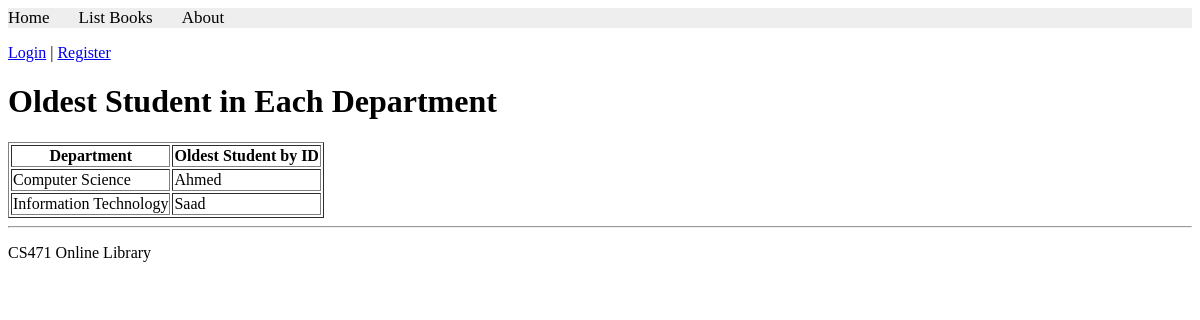
The app's page /books/lab9/task3 with its own data.
### apps/bookmodule/models.py (models this page shows, shortened)
class Department(models.Model):
    name = models.CharField(max_length=100)

class Student(models.Model):
    name = models.CharField(max_length=100)
    card = models.OneToOneField(
        Card,
        on_delete=models.PROTECT,
        related_name='student',
        null=True,
        blank=True
    )
    department = models.ForeignKey(
        Department,
        on_delete=models.CASCADE,
        related_name='students',
        null=True,
        blank=True
    )
    courses = models.ManyToManyField(
        Course,
        related_name='students',
        blank=True
    )

### apps/bookmodule/views.py (the view)
# urls.py: path('lab9/task3', views.lab9_task3, name='books.lab9_task3'),
def lab9_task3(request):
    departments = Department.objects.prefetch_related('students')
    results = []
    for department in departments:
        oldest_student = department.students.order_by('id').first()
        results.append({
            'department': department,
            'oldest_student': oldest_student
        })
    return render(
        request,
        'bookmodule/lab9_task3.html',
        {'results': results}
    )

### apps/templates/bookmodule/lab9_task3.html (shortened to what this page needs)
{% extends "layouts/base.html" %}
{% block content %}
<h1>Oldest Student in Each Department</h1>
<table border="1">
    <tr>
        <th>Department</th>
        <th>Oldest Student by ID</th>
    </tr>
    {% for item in results %}
    <tr>
        <td>{{ item.department.name }}</td>
        <td>
            {% if item.oldest_student %}
                {{ item.oldest_student.name }}
            {% else %}
                No students
            {% endif %}
        </td>
    </tr>
    {% endfor %}
</table>
{% endblock content %}

### records on screen
Department: department.name "Computer Science", oldest_student.name "Ahmed"
Department: department.name "Information Technology", oldest_student.name "Saad"
